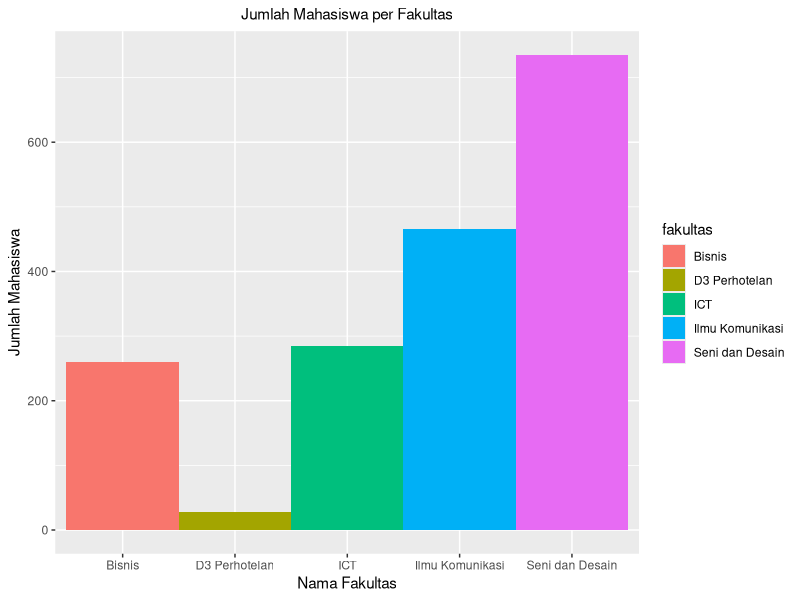

Generate this figure with R:
library(ggplot2)

fakultas <- c("Bisnis", "D3 Perhotelan", "ICT", "Ilmu Komunikasi", "Seni dan Desain")
jumlah_mahasiswa <- c(260, 28, 284, 465, 735)
akreditasi <- c("A", "A", "B", "A", "A")
info_mahasiswa <- data.frame(fakultas, jumlah_mahasiswa, akreditasi)


gambar <- ggplot(info_mahasiswa, aes(x = fakultas, y = jumlah_mahasiswa, fill = fakultas)) +
  geom_bar(stat = "identity", width=1.0) +
  labs(title = "Jumlah Mahasiswa per Fakultas", 
       x = "Nama Fakultas", 
       y = "Jumlah Mahasiswa") +
  theme(
    plot.title = element_text(hjust = 0.5, size = rel(1)),
  )


gambar